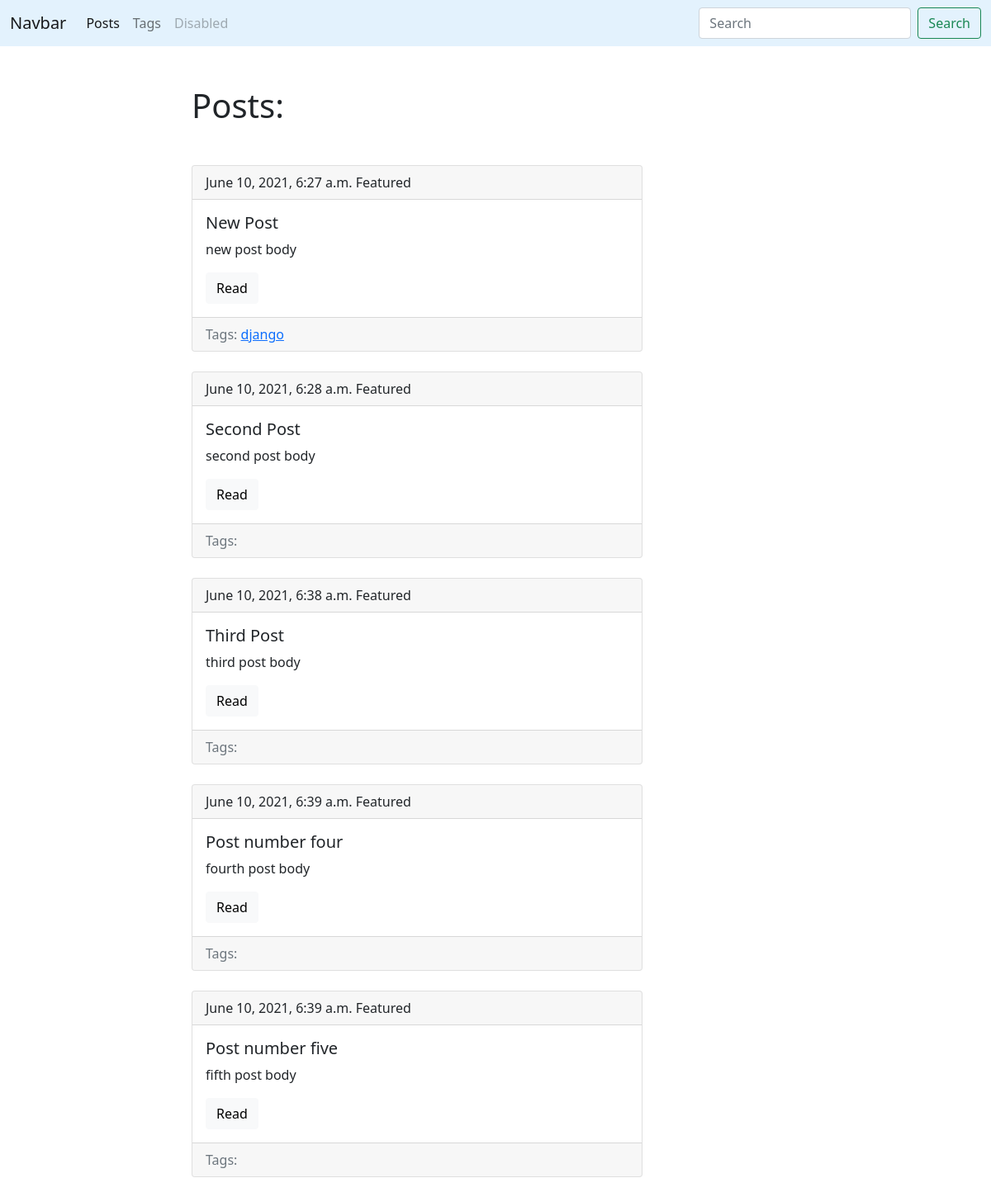
Screenshot of /blog/ with the database file from the repository.
### blog/models.py (models this page shows, shortened)
class Post(models.Model):
    title = models.CharField(max_length=150, db_index=True)
    slug = models.SlugField(max_length=150, unique=True)
    body = models.TextField(blank=True, db_index=True)
    tags = models.ManyToManyField('Tag', blank=True, related_name='posts')
    date_pub = models.DateTimeField(auto_now_add=True)
    def get_absolute_url(self):
        return reverse('post_detail_url', kwargs={'slug': self.slug})

class Tag(models.Model):
    title = models.CharField(max_length=50)
    slug = models.SlugField(max_length=50, unique=True)
    def get_absolute_url(self):
        return reverse('tag_detail_url', kwargs={'slug': self.slug})

### blog/views.py (the view)
# urls.py: path('', posts_list, name='posts_list_url'),
def posts_list(request):
    posts = Post.objects.all()
    return render(request, 'blog/index.html', context={'posts': posts})

### blog/templates/blog/index.html
{% extends 'base.html' %}
{% block content %}
    <h1 class="mb-5">Posts:</h1>
    {% for post in posts %}
        {% include 'blog/includes/post_card_template.html' %}
    {% endfor %}
{% endblock %}

### blog/templates/blog/includes/post_card_template.html
<div class="card mb-4">
    <div class="card-header">
        {{ post.date_pub }}
      Featured
    </div>
    <div class="card-body">
      <h5 class="card-title">{{ post.title }}</h5>
      <p class="card-text">{{ post.body|truncatewords:15 }}</p>
      <a href="{{ post.get_absolute_url }}" class="btn btn-light">Read</a>
    </div>
    <div class="card-footer text-muted">
        Tags:
        {% for tag in post.tags.all %}
            <a href="{{ tag.get_absolute_url }}">{{ tag.title }}</a>
        {% endfor %}
    </div>
</div>

### rows the page displays
Post: date_pub "June 10, 2021, 6:27 a.m.", title "New Post", body "new post body"
Tag: title "django"
Post: date_pub "June 10, 2021, 6:28 a.m.", title "Second Post", body "second post body"
Post: date_pub "June 10, 2021, 6:38 a.m.", title "Third Post", body "third post body"
Post: date_pub "June 10, 2021, 6:39 a.m.", title "Post number four", body "fourth post body"
Post: date_pub "June 10, 2021, 6:39 a.m.", title "Post number five", body "fifth post body"
